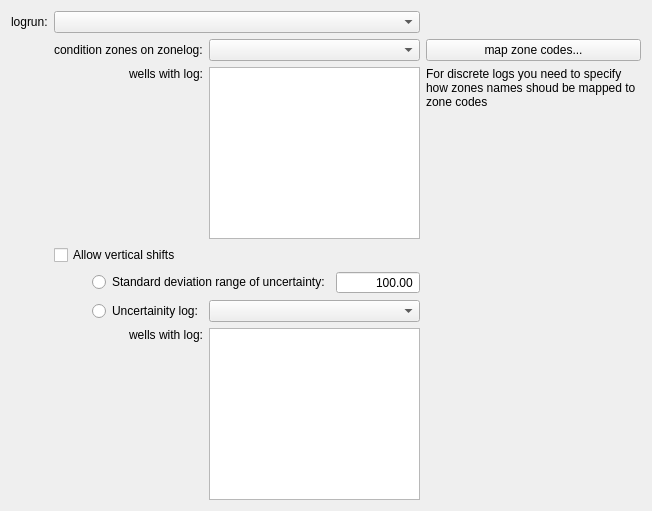
<?xml version="1.0" encoding="UTF-8"?>
<ui version="4.0">
 <class>traj_logs_tab_</class>
 <widget class="QWidget" name="traj_logs_tab_">
  <property name="geometry">
   <rect>
    <x>0</x>
    <y>0</y>
    <width>652</width>
    <height>511</height>
   </rect>
  </property>
  <layout class="QGridLayout" name="trajlogs_gridlayout">
   <item row="0" column="0">
    <widget class="QLabel" name="logrun_label_">
     <property name="text">
      <string>logrun:</string>
     </property>
    </widget>
   </item>
   <item row="6" column="2">
    <widget class="QRadioButton" name="uncertainty_log_radio_">
     <property name="text">
      <string>Uncertainity log:</string>
     </property>
    </widget>
   </item>
   <item row="0" column="1" colspan="4">
    <widget class="QComboBox" name="logrun_combo_"/>
   </item>
   <item row="1" column="3" colspan="2">
    <widget class="QComboBox" name="zonelog_combo_"/>
   </item>
   <item row="1" column="6">
    <widget class="QPushButton" name="map_zone_button_">
     <property name="text">
      <string>map zone codes...</string>
     </property>
    </widget>
   </item>
   <item row="2" column="6">
    <widget class="QLabel" name="map_zone_label_">
     <property name="sizePolicy">
      <sizepolicy hsizetype="Preferred" vsizetype="Preferred">
       <horstretch>0</horstretch>
       <verstretch>0</verstretch>
      </sizepolicy>
     </property>
     <property name="font">
      <font>
       <pointsize>9</pointsize>
      </font>
     </property>
     <property name="text">
      <string>For discrete logs you need to specify how zones names shoud be mapped to zone codes</string>
     </property>
     <property name="textFormat">
      <enum>Qt::PlainText</enum>
     </property>
     <property name="alignment">
      <set>Qt::AlignLeading|Qt::AlignLeft|Qt::AlignTop</set>
     </property>
     <property name="wordWrap">
      <bool>true</bool>
     </property>
     <property name="margin">
      <number>0</number>
     </property>
     <property name="indent">
      <number>0</number>
     </property>
    </widget>
   </item>
   <item row="2" column="2">
    <widget class="QLabel" name="wells_with_log_label_">
     <property name="sizePolicy">
      <sizepolicy hsizetype="Preferred" vsizetype="Minimum">
       <horstretch>0</horstretch>
       <verstretch>0</verstretch>
      </sizepolicy>
     </property>
     <property name="text">
      <string>wells with log:</string>
     </property>
     <property name="textFormat">
      <enum>Qt::AutoText</enum>
     </property>
     <property name="alignment">
      <set>Qt::AlignRight|Qt::AlignTop|Qt::AlignTrailing</set>
     </property>
    </widget>
   </item>
   <item row="1" column="1" colspan="2">
    <widget class="QLabel" name="zonelog_label_">
     <property name="text">
      <string>condition zones on zonelog:</string>
     </property>
     <property name="alignment">
      <set>Qt::AlignLeading|Qt::AlignLeft|Qt::AlignVCenter</set>
     </property>
    </widget>
   </item>
   <item row="4" column="1" colspan="3">
    <widget class="QCheckBox" name="vertical_shift_checkbox_">
     <property name="text">
      <string>Allow vertical shifts</string>
     </property>
    </widget>
   </item>
   <item row="2" column="3" rowspan="2" colspan="2">
    <widget class="QListWidget" name="wells_with_log_list_"/>
   </item>
   <item row="6" column="3" colspan="2">
    <widget class="QComboBox" name="uncertainty_log_combo_"/>
   </item>
   <item row="5" column="2" colspan="2">
    <widget class="QRadioButton" name="sd_range_uncertainty_radio_">
     <property name="text">
      <string>Standard deviation range of uncertainty:</string>
     </property>
    </widget>
   </item>
   <item row="5" column="4">
    <widget class="QDoubleSpinBox" name="sd_range_uncertainty_spinner_">
     <property name="alignment">
      <set>Qt::AlignRight|Qt::AlignTrailing|Qt::AlignVCenter</set>
     </property>
     <property name="buttonSymbols">
      <enum>QAbstractSpinBox::NoButtons</enum>
     </property>
     <property name="maximum">
      <double>1000.000000000000000</double>
     </property>
     <property name="value">
      <double>100.000000000000000</double>
     </property>
    </widget>
   </item>
   <item row="7" column="3" rowspan="2" colspan="2">
    <widget class="QListWidget" name="wells_with_uncert_log_list_"/>
   </item>
   <item row="7" column="2">
    <widget class="QLabel" name="wells_with_uncert_log_label_">
     <property name="text">
      <string>wells with log:</string>
     </property>
     <property name="alignment">
      <set>Qt::AlignRight|Qt::AlignTop|Qt::AlignTrailing</set>
     </property>
    </widget>
   </item>
  </layout>
 </widget>
 <resources/>
 <connections/>
</ui>
